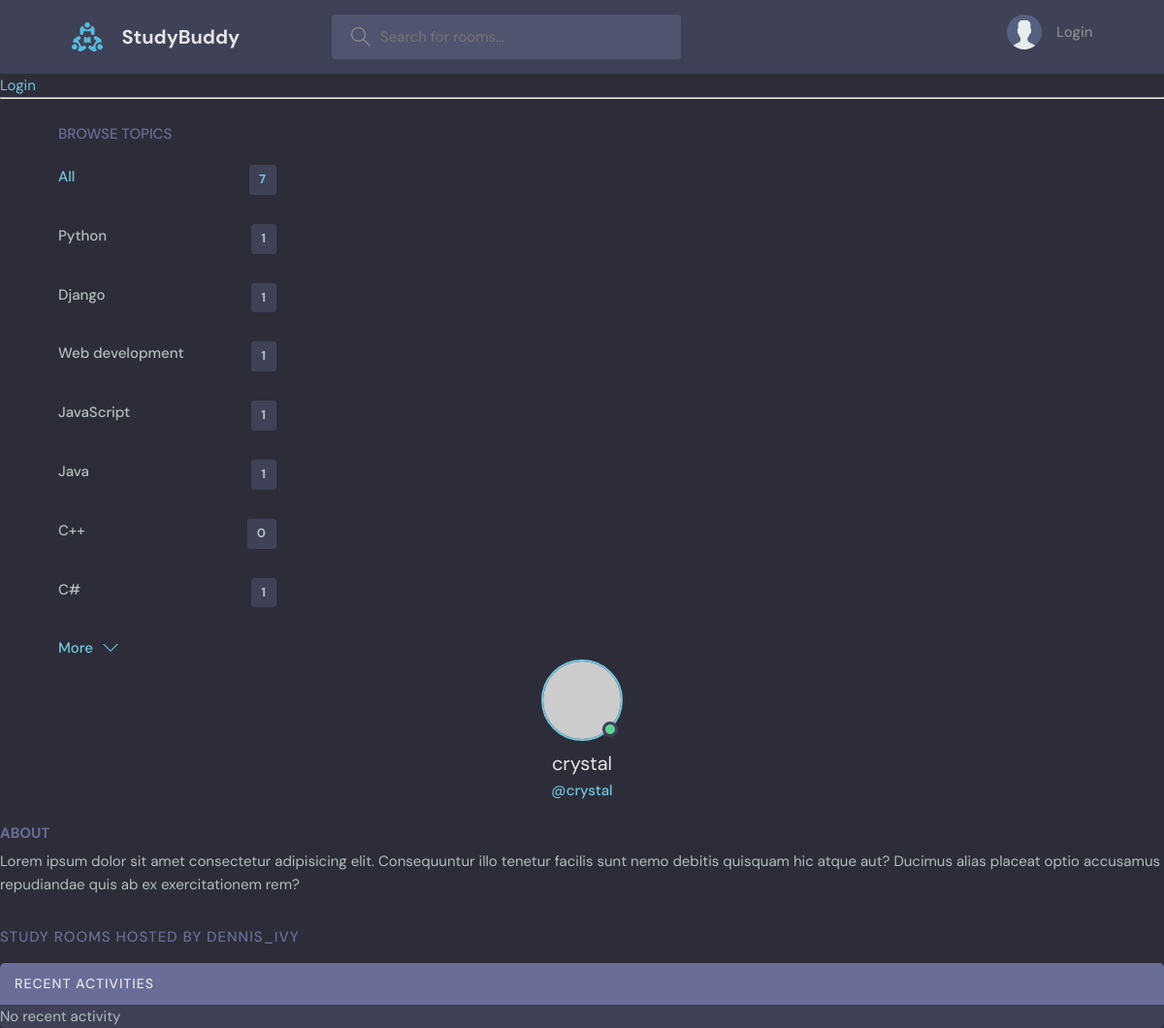
/profile/5, run on the app's committed database.
### base/models.py (models this page shows, shortened)
class Topic(models.Model):
    name = models.CharField(max_length=200)

### base/views.py (the view)
# urls.py: path("profile/<str:pk>", views.user_profile, name="user-profile"),
def user_profile(request, pk):
    user = User.objects.get(id=pk)
    rooms = user.room_set.all()
    room_messages = user.message_set.all()
    topics = Topic.objects.all()
    context = {
        "user": user,
        "rooms": rooms,
        "room_messages": room_messages,
        "topics": topics
    }
    return render(request, 'profile.html', context)

### base/templates/profile.html (shortened to what this page needs)
{% extends 'main.html' %}
{% block content %}
  <main class="profile-page layout layout--3">
    <div class="container">
      {% include 'topics_components.html' %}
    </div>
      <div class="roomList">
        <div class="profile">
          <div class="profile__avatar">
            <div class="avatar avatar--large active">
              <img src="https://randomuser.me/api/portraits/men/11.jpg" />
            </div>
          </div>
          <div class="profile__info">
            <h3>{{ user.username }}</h3>
            <p>@{{ user.username }}</p>
          </div>
          <div class="profile__about">
            <h3>About</h3>
            <p>
              Lorem ipsum dolor sit amet consectetur adipisicing elit. Consequuntur illo tenetur
              facilis sunt nemo debitis quisquam hic atque aut? Ducimus alias placeat optio
              accusamus repudiandae quis ab ex exercitationem rem?
            </p>
          </div>
        </div>
        <div class="roomList__header">
          <div>
            <h2>Study Rooms Hosted by dennis_ivy
            </h2>
          </div>
        </div>
      </div>
     {% include 'activity_component.html' %}
  </main>
 {% endblock %}

### base/templates/topics_components.html
<div class="topics">
          <div class="topics__header">
            <h2>Browse Topics</h2>
          </div>
          <ul class="topics__list">
            <li>
              <a href="{% url 'home' %}" class="active">All <span>{{ topics.count }}</span></a>
            </li>
              {% for topic in topics %}
            <li>
              <a href="{% url 'home' %}?q={{topic.name}}">{{ topic.name }} <span>{{ topic.room_set.all.count }}</span></a>
            </li>
              {%  endfor %}
          </ul>
          <a class="btn btn--link" href="topics.html">
            More
            <svg version="1.1" xmlns="http://www.w3.org/2000/svg" width="32" height="32" viewBox="0 0 32 32">
              <title>chevron-down</title>
              <path d="M16 21l-13-13h-3l16 16 16-16h-3l-13 13z"></path>
            </svg>
          </a>
        </div>

### static/styles/style.css (style rules this page uses)
:root { --color-main: #71c6dd; --color-main-light: #e1f6fb; --color-dark: #3f4156; --color-dark-medium: #51546e; --color-dark-light: #696d97; --color-light: #e5e5e5; --color-gray: #8b8b8b; --color-light-gray: #b2bdbd; --color-bg: #2d2d39; --color-success: #5dd693; --color-error: #fc4b0b; }
* { font-family: "DM Sans", -apple-system, BlinkMacSystemFont, "Segoe UI", Roboto, Oxygen, Ubuntu, Cantarell, "Open Sans", "Helvetica Neue", sans-serif; margin: 0; padding: 0; box-sizing: border-box; text-rendering: optimizeLegibility; font-size: inherit; }
html { font-size: 56.25%; }
@media only screen and (min-width: 1200px) { html { font-size: 62.5%; } }
body { line-height: 1.6; font-weight: 400; font-size: 1.5rem; color: var(--color-light-gray); background-color: var(--color-bg); min-height: 100vh; }
img { width: 100%; }
a { display: inline-block; color: var(--color-main); text-decoration: none; }
.container { max-width: 120rem; width: 90%; margin: auto; }
.btn { background-color: transparent; border: none; display: inline-flex; align-items: center; gap: 1rem; cursor: pointer; transition: all ease-in-out 0.3s; padding: 1rem 2rem; border-radius: 5px; box-shadow: 1px 1px 3px 1px rgba(0, 0, 0, 0.15); font-weight: 500; }
.btn--link { border-radius: 0; padding: 0; color: var(--color-main); box-shadow: none; }
.btn > svg { fill: currentColor; width: 1.6rem; height: 1.6rem; }
.avatar { position: relative; display: inline-block; border-radius: 50%; border: 2px solid var(--color-main); }
.avatar img { display: block; border-radius: 50%; object-fit: cover; object-position: center; }
.avatar::after { content: ""; display: block; position: absolute; background-color: var(--color-gray); z-index: 111; border-radius: 50%; border: 0.3rem solid var(--color-dark); }
.avatar.active::after { background-color: var(--color-success); }
.avatar.avatar--large img { display: block; width: 8rem; height: 8rem; border-radius: 50%; }
.avatar.avatar--large:after { width: 1rem; height: 1rem; bottom: 2px; right: 3.5px; }
.layout { margin-top: 2.4rem; }
.layout > .container { display: flex; justify-content: space-between; align-items: flex-start; }
.layout--3 > .container > div:first-child { flex-basis: 18%; max-width: 22.5rem; }
.layout--3 > .container > div:last-child { flex-basis: 25%; }
.topics__header { margin-bottom: 2rem; }
.topics__header h2 { text-transform: uppercase; font-weight: 500; color: var(--color-dark-light); }
.topics__list { list-style: none; }
.topics__list li a { display: flex; justify-content: space-between; margin-bottom: 3rem; font-weight: 500; color: var(--color-light-gray); transition: all 0.3s ease-in-out; }
.topics__list li a.active, .topics__list li a:hover { color: var(--color-main); }
.topics__list li a span { padding: 0.5rem 1rem; background-color: var(--color-dark); border-radius: 3px; font-size: 1.3rem; font-weight: 700; letter-spacing: 1px; }
.roomList__header { display: flex; justify-content: space-between; align-items: center; margin-bottom: 2.4rem; }
.roomList__header h2 { text-transform: uppercase; font-weight: 500; color: var(--color-light); letter-spacing: 1px; }
.profile { margin-bottom: 3rem; }
.profile__avatar { text-align: center; }
.profile__info { text-align: center; }
.profile__info h3 { font-size: 2rem; color: var(--color-light); font-weight: 400; }
.profile__info p { color: var(--color-main); font-weight: 500; margin-bottom: 1rem; }
.profile__about { margin-top: 2rem; }
.profile__about h3 { text-transform: uppercase; color: var(--color-dark-light); margin-bottom: 0.5rem; }
.profile-page .roomList__header { margin-bottom: 1.5rem; }
.profile-page .roomList__header h2 { color: var(--color-dark-light); }

### data on the page
Topic: name "Python", room_set.all.count "1"
Topic: name "Django", room_set.all.count "1"
Topic: name "Web development", room_set.all.count "1"
Topic: name "JavaScript", room_set.all.count "1"
Topic: name "Java", room_set.all.count "1"
Topic: name "C++", room_set.all.count "0"
Topic: name "C#", room_set.all.count "1"

### other printed values
{{ topics.count }} "7"
{{ user.username }} "crystal"
